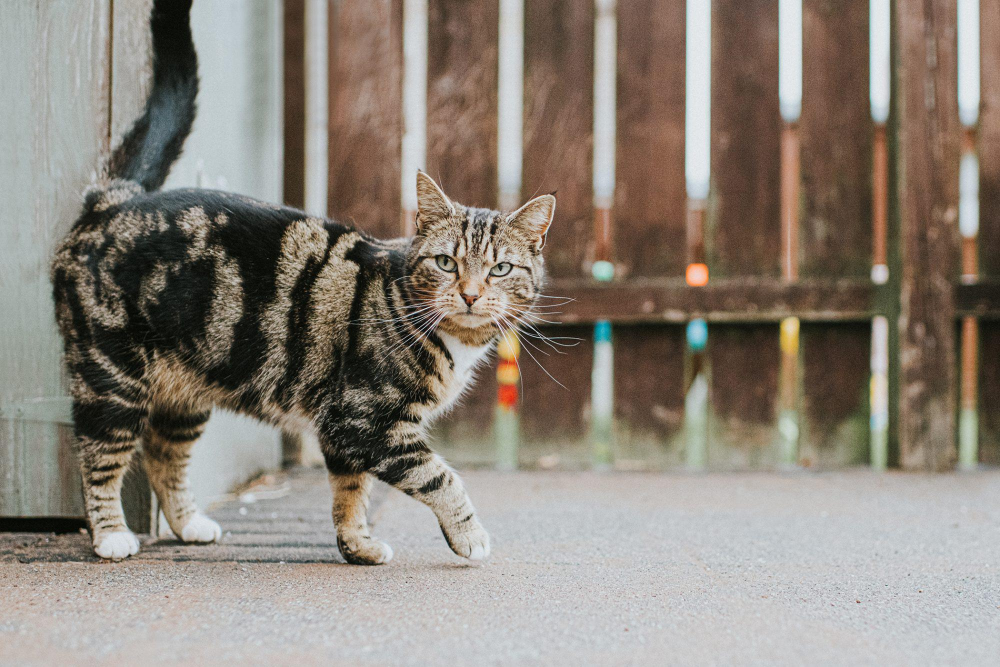
#> input picture dataset/train/cats/cat_10.jpg, 2000 x 1333 px, found by its file name (shown at 1/2 size)
$ jupyter execute 'Image preview.ipynb'
#> lines starting #> are read from the running program, lines starting #| are printed output that depends on the picture
[cell 1]
import cv2
import matplotlib.pyplot as plt

[cell 2]
cat = cv2.imread('./dataset/train/cats/cat_10.jpg')
#> cat is the input picture: shape (1333, 2000, 3); mean B, G, R 121, 131.1, 139.9

[cell 3]
plt.imshow(cat)

[cell 4]
plt.imshow(cv2.resize(cat, (500, 500)))
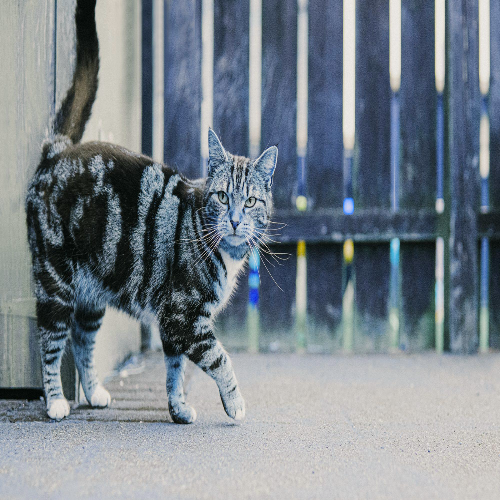
#> shown: shape (500, 500, 3); mean R, G, B 120.9, 130.9, 139.8


$ run again, with dataset/train/cats/cat_103.jpg copied over dataset/train/cats/cat_10.jpg
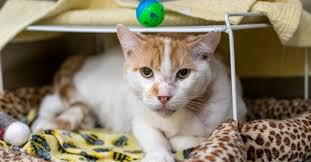
#> input picture dataset/train/cats/cat_103.jpg, 311 x 162 px, found by its file name
#> cat is the input picture: shape (162, 311, 3); mean B, G, R 106.3, 126.7, 137.3
#> `[cell 4] plt.imshow(cv2.resize(cat, (500, 500)))`:
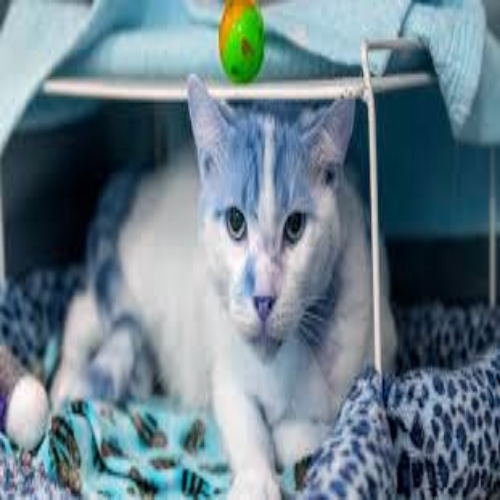
#> shown: shape (500, 500, 3); mean R, G, B 106.1, 126.6, 137.2

$ run again, with dataset/train/cats/cat_111.jpg copied over dataset/train/cats/cat_10.jpg
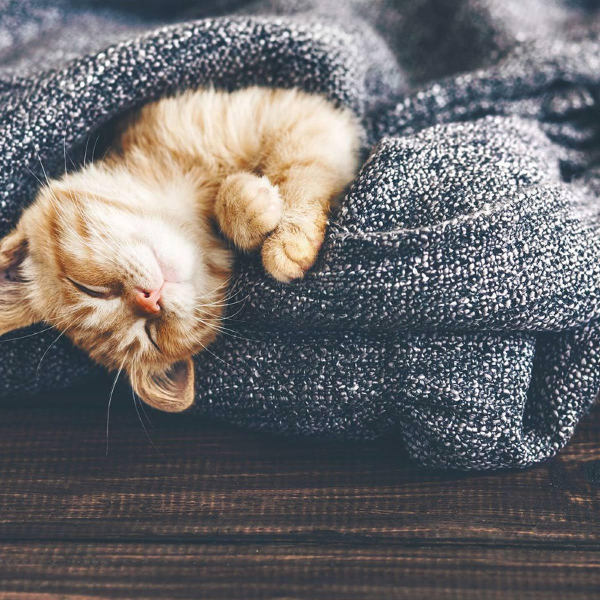
#> input picture dataset/train/cats/cat_111.jpg, 1200 x 1200 px, found by its file name (shown at 1/2 size)
#> cat is the input picture: shape (1200, 1200, 3); mean B, G, R 108.3, 107.4, 109.4
#> `[cell 4] plt.imshow(cv2.resize(cat, (500, 500)))`:
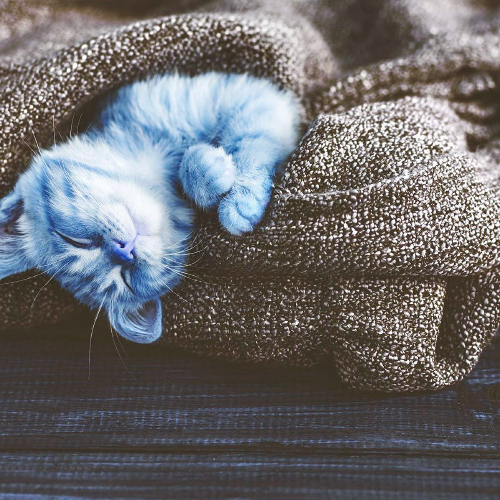
#> shown: shape (500, 500, 3); mean R, G, B 108.2, 107.3, 109.3

$ run again, with dataset/train/cats/cat_12.jpg copied over dataset/train/cats/cat_10.jpg
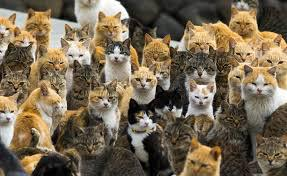
#> input picture dataset/train/cats/cat_12.jpg, 287 x 176 px, found by its file name
#> cat is the input picture: shape (176, 287, 3); mean B, G, R 82.5, 104.5, 119
#> `[cell 4] plt.imshow(cv2.resize(cat, (500, 500)))`:
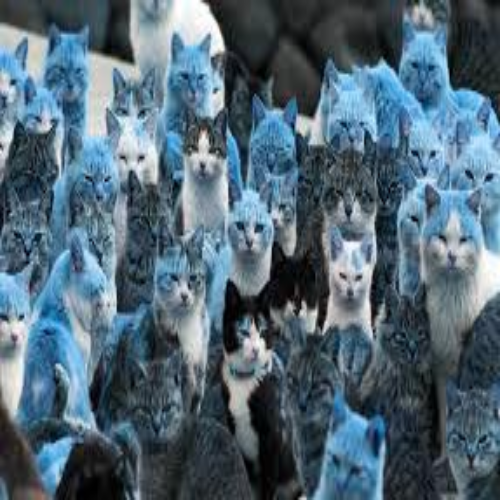
#> shown: shape (500, 500, 3); mean R, G, B 82.3, 104.3, 118.9
